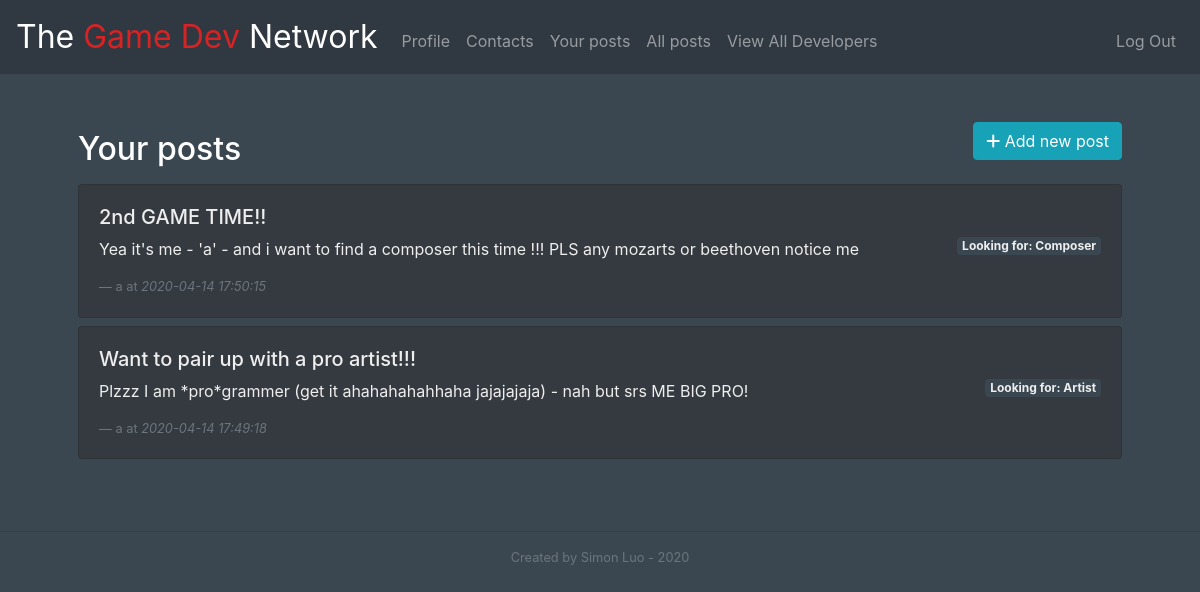
The page /your_posts (signed in) on the database its author committed.
### tables this page shows
CREATE TABLE posts (
    user_id     INTEGER NOT NULL,  
    title       TEXT    NOT NULL,
    role        TEXT    NOT NULL,
    text        TEXT    NOT NULL,
    timestamp   DATETIME DEFAULT CURRENT_TIMESTAMP
);

CREATE TABLE users (
    id INTEGER PRIMARY KEY AUTOINCREMENT NOT NULL, 
    email	TEXT	NOT NULL,
    username    TEXT        NOT NULL, 
    hash        TEXT        NOT NULL,
    role        TEXT        NOT NULL 
, description	TEXT);

### app.py (the view)
@app.route("/your_posts")
@login_required
def your_posts():
    posts = db.execute(
        "SELECT title, posts.role, text, username, timestamp FROM posts " +
        "JOIN users ON posts.user_id=users.id WHERE user_id=:user_id ORDER BY timestamp DESC",
        user_id=session["user_id"]
    )
    return render_template("posts.html", title="Your posts", posts=posts)

### app.py (called while the page is built)
@app.after_request
def after_request(response):
    response.headers["Cache-Control"] = "no-cache, no-store, must-revalidate"
    response.headers["Expires"] = 0
    response.headers["Pragma"] = "no-cache"
    return response

### helpers.py (called while the page is built)
def login_required(f):
    @wraps(f)
    def decorated_function(*args, **kwargs):
        if session.get("user_id") is None:
            return redirect("/login")
        return f(*args, **kwargs)
    return decorated_function

### templates/posts.html (shortened to what this page needs)
{% extends "layout.html" %}
{% block main %}
  <a class="btn btn-info float-r" href="/add_post">
    <i class="fas fa-plus"></i> Add new post
  </a>
  <h2 class="text-left py-2">{{ title }}</h2>
  {% for post in posts %}
    <div class="card bg-dark text-light my-2">
      <a href="#">
        <div class="card-body">
          <div class="class-title">
            <h5>{{ post["title"] }}</h5>
            <span class="badge float-r">Looking for: {{ post["role"] }}</span>
          </div>
          <p class="card-text">{{ post["text"] }}</p>
          <footer class="blockquote-footer">{{ post["username"]}} at <cite>{{ post["timestamp"] }}</cite></footer>
        </div>
      </a>
    </div>
  {% endfor %}
{% endblock %}

### static/styles.css (style rules this page uses)
a { text-decoration: none; color: #eeeeee; }
.bg-1 { background-color: #3a4750; }
.text-white { color: #eeeeee; }
.card { text-align: left; }
.badge { background-color: #3a4750; }
.float-r { float: right; }

### rows shown on the page
posts: title "2nd GAME TIME!!", role "Composer", text "Yea it's me - 'a' - and i want to find a composer this time !!! PLS any mozarts or beethoven notice me", username "a", timestamp "2020-04-14 17:50:15"
posts: title "Want to pair up with a pro artist!!!", role "Artist", text "Plzzz I am *pro*grammer (get it ahahahahahhaha jajajajaja) - nah but srs ME BIG PRO!", username "a", timestamp "2020-04-14 17:49:18"

### other values the page prints
{{ title }} "Your posts"
